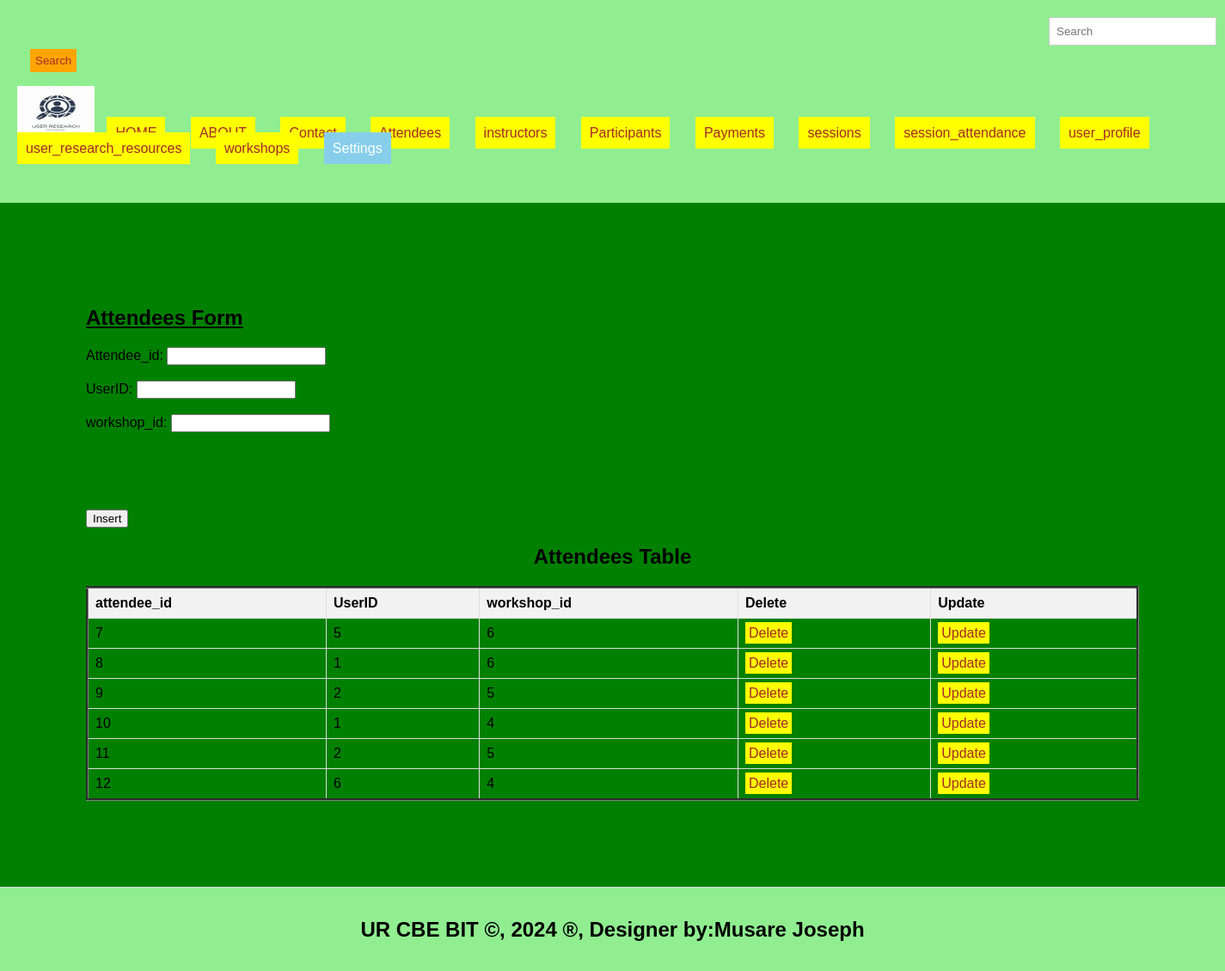
The page /attendees.php on the database its author committed.
### tables this page shows
CREATE TABLE `attendees` (
  `attendee_id` int(11) NOT NULL,
  `user_id` int(11) DEFAULT NULL,
  `workshop_id` int(11) DEFAULT NULL
);

### attendees.php (the view, shortened to what this page needs)
<!DOCTYPE html>
<html lang="en">
<head>
  <link rel="stylesheet" type="text/css" href="styles.css" title="style 1" media="screen, tv, projection, handheld, print"/>
  </head>
  <header>
<body bgcolor="green">
  <form class="d-flex" role="search" action="search.php">
      <input class="form-control me-2" type="search" placeholder="Search" aria-label="Search" name="query">
      <button class="btn btn-outline-success" type="submit">Search</button>
    </form>
  <ul style="list-style-type: none; padding: 0;">
    <li style="display: inline; margin-right: 10px;">
    <img src="./image/logos.jpeg" width="90" height="60" alt="Logo">
  </li>
      <li style="display: inline; margin-right: 10px;"><a href="./home.html">HOME</a>
  </li>
    <li style="display: inline; margin-right: 10px;"><a href="./about.html">ABOUT</a>
  </li>
  <li style="display: inline; margin-right: 10px;"><a href="./Contact.html">Contact</a>
  </li>
    <li style="display: inline; margin-right: 10px;"><a href="./attendees.php">Attendees</a>
  </li>
    <li style="display: inline; margin-right: 10px;"><a href="./instructors.php">instructors</a>
  </li>
    <li style="display: inline; margin-right: 10px;"><a href="./participants.php">Participants</a>
  </li>
    <li style="display: inline; margin-right: 10px;"><a href="./payments.php">Payments</a>
  </li>
    <li style="display: inline; margin-right: 10px;"><a href="./sessions.php">sessions</a>
  </li>
    <li style="display: inline; margin-right: 10px;"><a href="./session_attendance.php">session_attendance</a>
  </li>  <li style="display: inline; margin-right: 10px;"><a href="./user_profile.php">user_profile</a>
  </li>
    <li style="display: inline; margin-right: 10px;"><a href="./user_research_resources.php">user_research_resources</a>
  </li>
<li style="display: inline; margin-right: 10px;"><a href="./workshops.php">workshops</a>
  </li>
    <li class="dropdown" style="display: inline; margin-right: 10px;">
      <a href="#" style="padding: 10px; color: white; background-color: skyblue; text-decoration: none; margin-right: 15px;">Settings</a>
    </li><br><br>
  </ul>
</header>
<section>
    <h1><u>Attendees Form</u></h1>
<form method="post" onsubmit="return confirmInsert();">
    <label for="attendee_id">Attendee_id:</label>
    <input type="number" id="book_id" name="book_id" required><br><br>
    <label for="UserID">UserID:</label>
    <input type="number" id="ride_id" name="ride_id" required><br><br>
    <label for="workshop_id">workshop_id:</label>
    <input type="number" id="passenger_id" name="passenger_id" required><br><br>
        </select><br><br>
    </select><br><br>
    <input type="submit" name="add" value="Insert">
</form>
<!DOCTYPE html>
<html>
<head>
</head>
<body>
    <center><h2>Attendees Table</h2></center>
    <table border="3">
        <tr>
            <th>attendee_id</th>
            <th>UserID</th>
            <th>workshop_id</th>
            <th>Delete</th>
            <th>Update</th>
        </tr>
<?php
include('db_connection.php');
$sql = "SELECT * FROM attendees";
$result = $connection->query($sql);
if ($result->num_rows > 0) {
    while ($row = $result->fetch_assoc()) {
        $attendee_id = $row['attendee_id'];
        echo "<tr>
            <td>" . $row['attendee_id'] . "</td>
            <td>" . $row['user_id'] . "</td>
            <td>" . $row['workshop_id'] . "</td>
            <td><a style='padding:4px' href='delete_attendees.php?attendee_id=$attendee_id'>Delete</a></td>
            <td><a style='padding:4px' href='update_attendees.php?attendee_id=$attendee_id'>Update</a></td>
        </tr>";
    }
} else {
    echo "<tr><td colspan='7'>No data found</td></tr>";
}
?>
      </table>
</body>
</section>
<footer>
  <center>
   <b><h2>UR CBE BIT &copy, 2024 &reg, Designer by:Musare Joseph</h2></b>
  </center>
</footer>
</body>
</html>

### styles.css (style rules this page uses)
body { font-family: Arial, sans-serif; margin: 0; padding: 0; }
.form-control { padding: 8px; margin-left: 4px; border: 1px solid #ccc; }
.btn { padding: 6px; background-color: orange; color: brown; border: none; }
.dropdown { position: relative; display: inline; margin-right: 10px; }
body { font-family: Arial,sans-serif; margin:0; padding:0; }
header { background-color:lightgreen; padding: 20px; }
.dropdown { position: right; display:right; direction:rtl; }
section { padding:100px; border-bottom: 1px solid #ddd; }
footer { text-align: center; padding: 15px; background-color:lightgreen; }

### attendees.php (style rules this page uses)
a { padding: 10px; color: white; background-color: yellow; text-decoration: none; margin-right: 15px; }
a:link { color: brown; }
button.btn { margin-left: 15px; margin-top: 4px; }
input.form-control { margin-left: 1200px; padding: 8px; }
table { width: 100%; border-collapse: collapse; }
th, td { border: 1px solid #ddd; padding: 8px; text-align: left; }
th { background-color: #f2f2f2; }

### rows shown on the page
attendees: attendee_id "7", user "5", workshop "6"
attendees: attendee_id "8", user "1", workshop "6"
attendees: attendee_id "9", user "2", workshop "5"
attendees: attendee_id "10", user "1", workshop "4"
attendees: attendee_id "11", user "2", workshop "5"
attendees: attendee_id "12", user "6", workshop "4"
